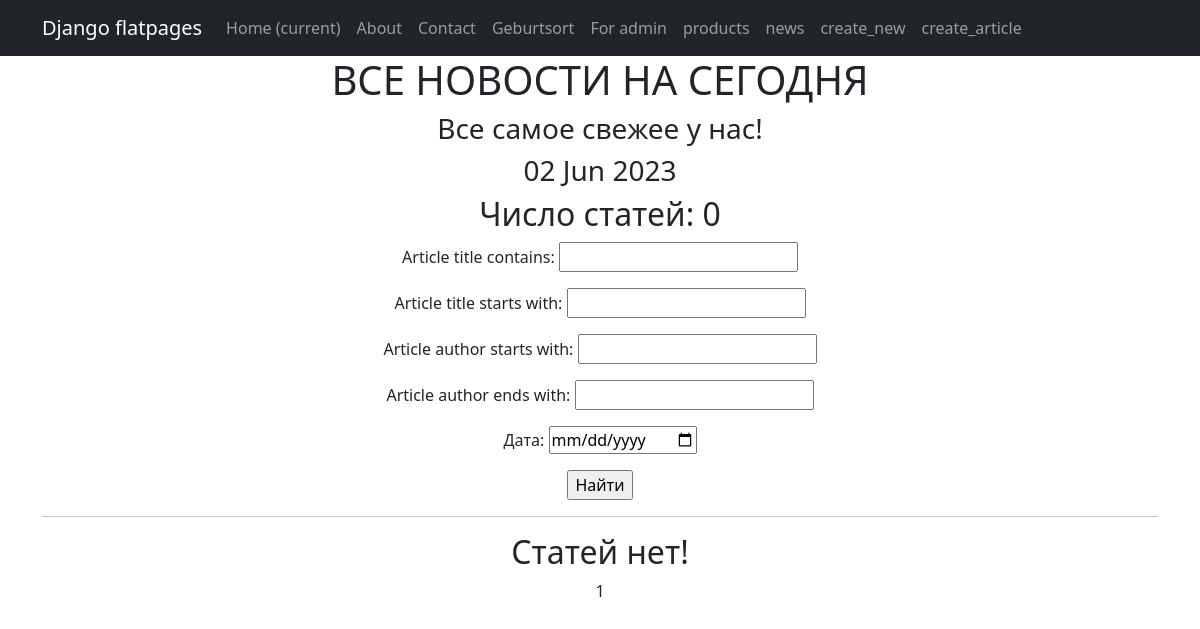
Page /post/ on the earlier database version.
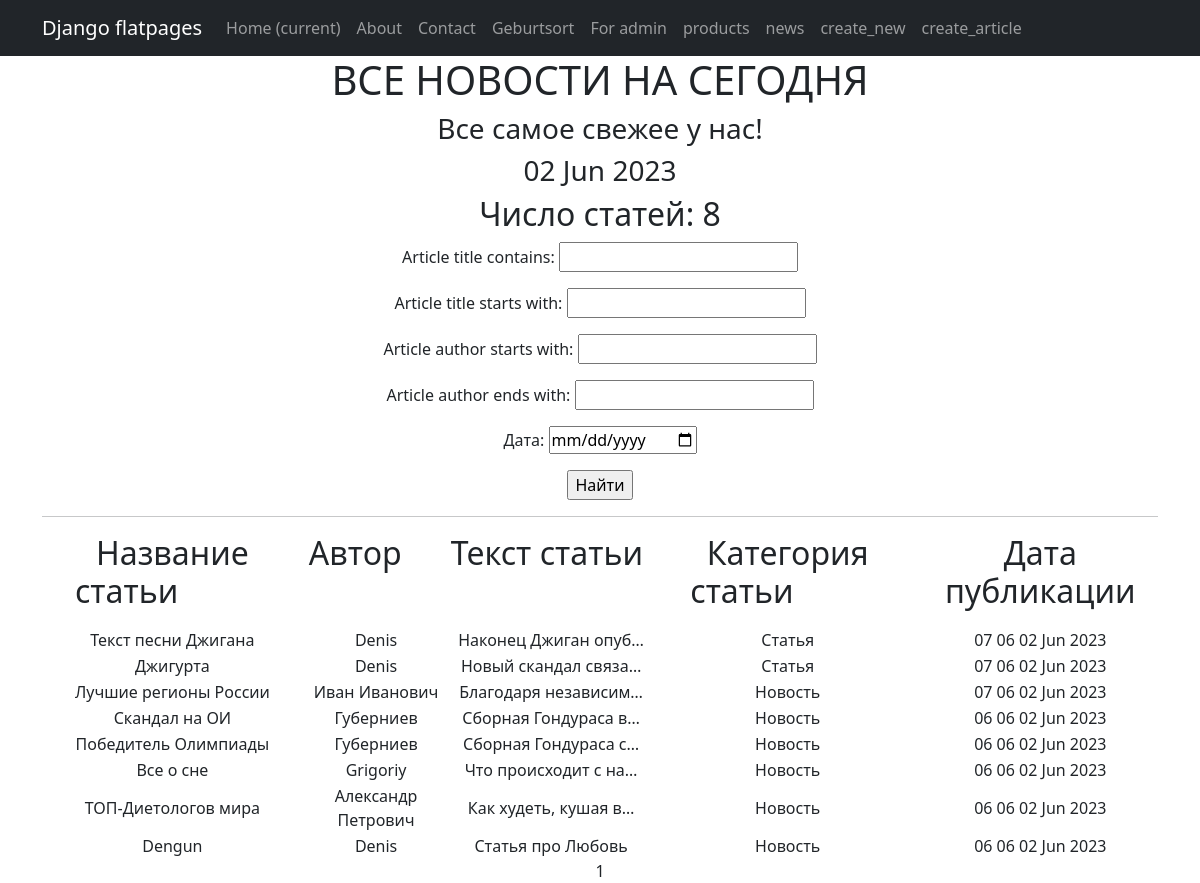
Same page on the later database version.
### simpleapp/models.py (models this page shows, shortened)
class NewsPortal(models.Model):
    sort_date_of_publication = models.DateTimeField(auto_now_add=True)
    article_title = models.CharField(max_length=50, unique=True)   # названия статьи не должны повторяться
    article_author = models.CharField(max_length=50)
    article_description = models.TextField()   # Текст статьи
    news_category = models.ForeignKey(to='NewsCategory', on_delete=models.CASCADE, related_name='news')   # все

class NewsCategory(models.Model):
    article_title = models.CharField(max_length=100, unique=True)

### simpleapp/views.py (the view)
# urls.py: path('post/', NewsList.as_view()),
class NewsList(ListView):
    model = NewsPortal
    ordering = '-sort_date_of_publication'
    template_name = 'flatpages/news.html'
    context_object_name = 'news'
    paginate_by = 10  # вот так мы можем указать количество записей на странице
    def get_queryset(self):
        queryset = super().get_queryset()
        self.filterset = NewsFilter(self.request.GET, queryset)
        return self.filterset.qs
    def get_context_data(self, **kwargs):
        context = super().get_context_data(**kwargs)
        context['time_now'] = datetime.utcnow()
        context['next_sale'] = 'Все самое свежее у нас!'
        context['filterset'] = self.filterset
        return context

### simpleapp/templatetags/custom_censor.py (called while the page is built)
def censor(value):
    bad_words = ['обезьян', 'Мартышки']
    for word in bad_words:
        value = value.replace(word, '*' * len(word))
    return value

### templates/flatpages/news.html (shortened to what this page needs)
{% extends 'flatpages/default.html' %}
{% load custom_censor %}
{% block content %}
   <h1>ВСЕ НОВОСТИ НА СЕГОДНЯ</h1>
   <h3> {{ next_sale|default_if_none:"Свежие новости каждый день!" }} </h3>
   <h3>{{ time_now|date:'d M Y' }}</h3>
   <tr>
      <h2>Число статей: {{ news|length  }} </h2>
   </tr>
   <form action="" method="get">
       {{ filterset.form.as_p }}
       <input type="submit" value="Найти" />
   </form>
   <hr>
   {% if news %}
       <table>
           <tr>
               <td><h2><p style="text-align: center;">Название статьи&nbsp; &nbsp; &nbsp; &nbsp; &nbsp; &nbsp;
               </p></h2></td>
               <td><h2><p style="text-align: center;">Автор&nbsp; &nbsp; &nbsp; &nbsp; &nbsp; &nbsp;
               </p></h2></td>
               <td><h2><p style="text-align: center;"> Текст статьи&nbsp; &nbsp; &nbsp; &nbsp; &nbsp; &nbsp; </p></h2></td>
               <td><h2><p style="text-align: center;"> Категория статьи&nbsp; &nbsp; &nbsp; &nbsp; &nbsp; &nbsp; </p></h2></td>
               <td><h2><p style="text-align: center;"> Дата публикации</p></h2></td>
           </tr>
            {% for new in news %}
            <tr>
              <td>{{ new.article_title|censor }}</td>
              <td>{{ new.article_author }}</td>
              <td>{{ new.article_description|truncatechars:20|censor }}</td>
              <td>{{ new.news_category.article_title }}</td>
              <td>{{ new.sort_date_of_publication|date:'h m d M Y' }}</td>
            </tr>
            {% endfor %}
       </table>
   {% else %}
       <h2>Статей нет!</h2>
   {% endif %}
   {{ page_obj.number }}
{% endblock content %}

### templates/flatpages/default.html (shortened to what this page needs)
<!DOCTYPE html>
<html lang="en">
    <head>
        {% load static %}
        <link href="{% static 'css/styles.css' %}" rel="stylesheet" />
    </head>
    <body>
        <nav class="navbar navbar-expand-lg navbar-dark bg-dark static-top">
           <div class="container">
               <a class="navbar-brand" href="#">Django flatpages</a>
               <div class="collapse navbar-collapse" id="navbarResponsive">
                   <ul class="navbar-nav ml-auto">
                       <li class="nav-item active">
                   <a class="nav-link" href="#">Home
                       <span class="sr-only">(current)</span>
                   </a>
               </li>
                       <li class="nav-item">
                           <a class="nav-link" href="/about/">About</a>
                       </li>
                       <li class="nav-item">
                           <a class="nav-link" href="/contacts/">Contact</a>
                       </li>
                       <li class="nav-item">
                           <a class="nav-link" href="/geburtsort/">Geburtsort</a>
                       </li>
                       <li class="nav-item">
                           <a class="nav-link" href="/namen/">For admin</a>
                       </li>
                       <li class="nav-item">
                           <a class="nav-link" href="http://127.0.0.1:8000/">products</a>
                       </li>
                       <li class="nav-item">
                           <a class="nav-link" href="/post/">news</a>
                       </li>
                       <li class="nav-item">
                           <a class="nav-link" href="/post/new/create/">create_new</a>
                       </li>
                       <li class="nav-item">
                           <a class="nav-link" href="/post/article/create/">create_article</a>
                       </li>
                   </ul>
               </div>
           </div>
        </nav>
        <div class="container">
            <div class="row">
                <div class="col-lg-12 text-center">
                {% block content %}{% endblock content %}
                </div>
            </div>
        </div>
    </body>
</html>

Differences in the rows shown:
added NewsPortal: article_title|censor "Текст песни Джигана", article_author "Denis", article_description|censor "Наконец Джиган опуб…", news_category.article_title "Статья", sort_date_of_publication "07 06 02 Jun 2023"
added NewsPortal: article_title|censor "Джигурта", article_author "Denis", article_description|censor "Новый скандал связа…", news_category.article_title "Статья", sort_date_of_publication "07 06 02 Jun 2023"
added NewsPortal: article_title|censor "Лучшие регионы России", article_author "Иван Иванович", article_description|censor "Благодаря независим…", news_category.article_title "Новость", sort_date_of_publication "07 06 02 Jun 2023"
added NewsPortal: article_title|censor "Скандал на ОИ", article_author "Губерниев", article_description|censor "Сборная Гондураса в…", news_category.article_title "Новость", sort_date_of_publication "06 06 02 Jun 2023"
added NewsPortal: article_title|censor "Победитель Олимпиады", article_author "Губерниев", article_description|censor "Сборная Гондураса с…", news_category.article_title "Новость", sort_date_of_publication "06 06 02 Jun 2023"
added NewsPortal: article_title|censor "Все о сне", article_author "Grigoriy", article_description|censor "Что происходит с на…", news_category.article_title "Новость", sort_date_of_publication "06 06 02 Jun 2023"
added NewsPortal: article_title|censor "ТОП-Диетологов мира", article_author "Александр Петрович", article_description|censor "Как худеть, кушая в…", news_category.article_title "Новость", sort_date_of_publication "06 06 02 Jun 2023"
added NewsPortal: article_title|censor "Dengun", article_author "Denis", article_description|censor "Статья про Любовь", news_category.article_title "Новость", sort_date_of_publication "06 06 02 Jun 2023"
Other differences:
{{ news|length }}: "0" → "8"
text no longer shown: "Статей нет!"
text now shown: "Название статьи Автор Текст статьи Категория статьи Дата публикации"
